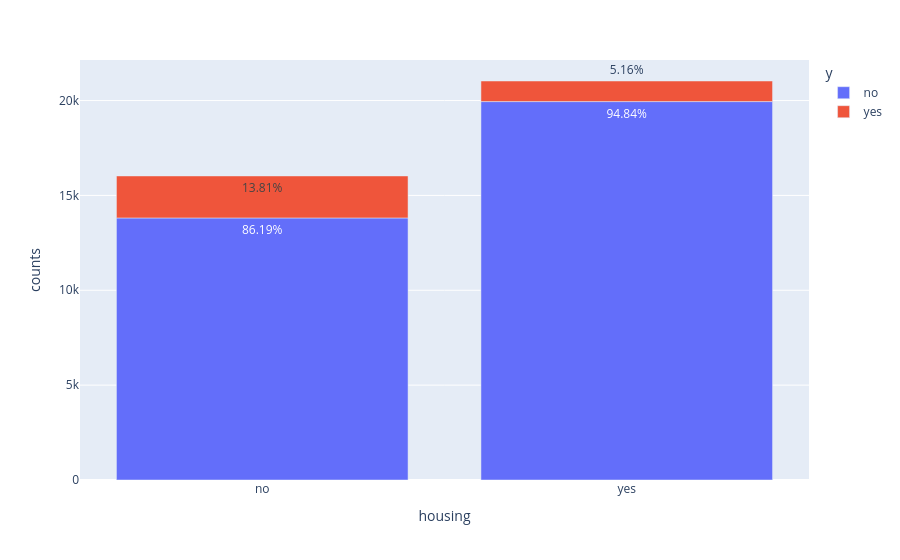

The cell this chart's notebook holds for it:
### Markdown cell above
Q8: How does housing loans affect Y?

### Code cell
# Calculate the counts for each group
grouped_df = data.groupby(['housing', 'y']).size().reset_index(name='counts')

# Calculate the percentages for each group
percentages = grouped_df.groupby('housing')['counts'].apply(lambda x: x / x.sum() * 100).reset_index(level=0, drop=True)

# Assign the percentages to a new column in grouped_df
grouped_df['percentages'] = percentages

# Create the bar chart
fig = px.bar(grouped_df, x='housing', y='counts', color='y',
             text=grouped_df['percentages'].apply(lambda x: f'{x:.2f}%'))

fig.show()

### Figure 1 — Plotly figure (JSON) as saved in the notebook; plotly's stock layout.template omitted (floating-point values rounded to 4 significant figures)
{"data": [{"alignmentgroup": "True", "hovertemplate": "y=no<br>housing=%{x}<br>counts=%{y}<br>text=%{text}<extra></extra>", "legendgroup": "no", "marker": {"color": "#636efa", "pattern": {"shape": ""}}, "name": "no", "offsetgroup": "no", "orientation": "v", "showlegend": true, "text": ["86.19%", "94.84%"], "textposition": "auto", "type": "bar", "x": ["no", "yes"], "xaxis": "x", "y": [13813, 19946], "yaxis": "y"}, {"alignmentgroup": "True", "hovertemplate": "y=yes<br>housing=%{x}<br>counts=%{y}<br>text=%{text}<extra></extra>", "legendgroup": "yes", "marker": {"color": "#EF553B", "pattern": {"shape": ""}}, "name": "yes", "offsetgroup": "yes", "orientation": "v", "showlegend": true, "text": ["13.81%", "5.16%"], "textposition": "auto", "type": "bar", "x": ["no", "yes"], "xaxis": "x", "y": [2214, 1085], "yaxis": "y"}], "layout": {"barmode": "relative", "legend": {"title": {"text": "y"}, "tracegroupgap": 0}, "margin": {"t": 60}, "xaxis": {"anchor": "y", "domain": [0, 1], "title": {"text": "housing"}}, "yaxis": {"anchor": "x", "domain": [0, 1], "title": {"text": "counts"}}}}
